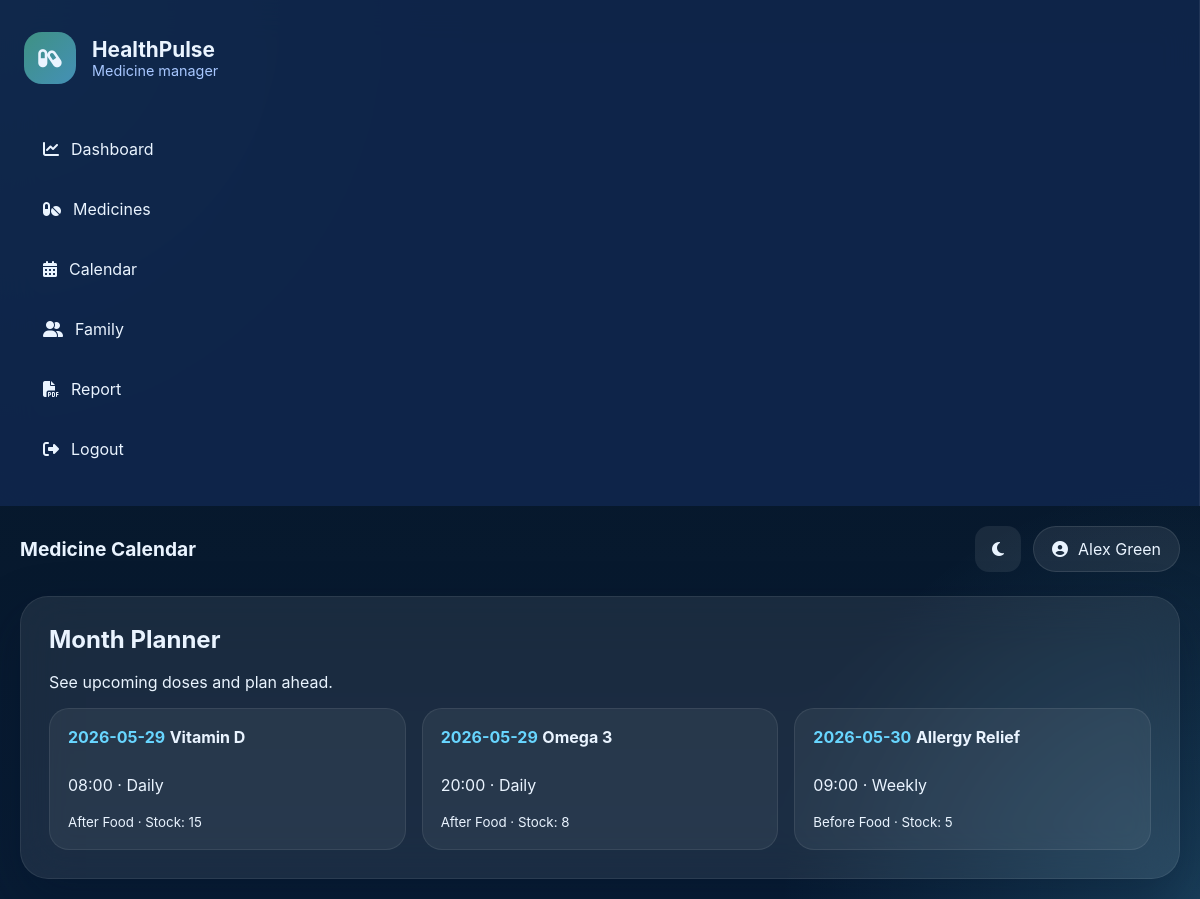
The app's page /calendar (signed in) with its own data.
### tables this page shows
CREATE TABLE users (
        id INTEGER PRIMARY KEY AUTOINCREMENT,
        name TEXT NOT NULL,
        email TEXT NOT NULL UNIQUE,
        password TEXT NOT NULL,
        created_at TEXT NOT NULL
    );

CREATE TABLE medicines (
        id INTEGER PRIMARY KEY AUTOINCREMENT,
        user_id INTEGER NOT NULL,
        name TEXT NOT NULL,
        dosage TEXT,
        date TEXT,
        time TEXT,
        frequency TEXT,
        food_relation TEXT,
        priority TEXT,
        notes TEXT,
        stock INTEGER DEFAULT 0,
        status TEXT DEFAULT 'pending',
        created_at TEXT NOT NULL,
        FOREIGN KEY(user_id) REFERENCES users(id)
    );

### app.py (the view)
    def wrapper(*args, **kwargs):
        if "user_id" not in session:
            return redirect(url_for("login"))
        return route(*args, **kwargs)

### app.py (called while the page is built)
def get_db_connection():
    conn = sqlite3.connect(DB_PATH)
    conn.row_factory = sqlite3.Row
    return conn

def current_user():
    if "user_id" not in session:
        return None
    conn = get_db_connection()
    user = conn.execute("SELECT * FROM users WHERE id = ?", (session["user_id"],)).fetchone()
    conn.close()
    return user

def login_required(route):
    def wrapper(*args, **kwargs):
        if "user_id" not in session:
            return redirect(url_for("login"))
        return route(*args, **kwargs)
    wrapper.__name__ = route.__name__
    return wrapper

@app.route("/calendar")
@login_required
def calendar_view():
    user = current_user()
    conn = get_db_connection()
    medicines = conn.execute(
        "SELECT * FROM medicines WHERE user_id = ? ORDER BY date, time",
        (user["id"],),
    ).fetchall()
    conn.close()
    return render_template("calendar.html", user=user, medicines=medicines)

### templates/calendar.html (shortened to what this page needs)
{% extends 'base.html' %}
{% block page_title %}Medicine Calendar{% endblock %}
{% block content %}
<div class="calendar-shell">
  <div class="glass-card calendar-overview">
    <h2>Month Planner</h2>
    <p>See upcoming doses and plan ahead.</p>
    <div class="calendar-grid">
      {% for med in medicines %}
      <div class="calendar-card {% if med.stock < 5 %}low-stock{% endif %}">
        <span class="calendar-date">{{ med.date }}</span>
        <strong>{{ med.name }}</strong>
        <p>{{ med.time }} · {{ med.frequency }}</p>
        <small>{{ med.food_relation }} · Stock: {{ med.stock }}</small>
      </div>
      {% endfor %}
    </div>
  </div>
</div>
{% endblock %}

### templates/base.html (shortened to what this page needs)
<!DOCTYPE html>
<html lang="en">
  <head>
    <link rel="stylesheet" href="https://cdnjs.cloudflare.com/ajax/libs/font-awesome/6.5.1/css/all.min.css" />
    <link rel="stylesheet" href="/static/css/styles.css" />
  </head>
  <body class="page-body">
    <div class="app-shell">
      <aside class="sidebar">
        <div class="brand">
          <div class="brand-icon"><i class="fas fa-capsules"></i></div>
          <div>
            <h1>HealthPulse</h1>
            <p>Medicine manager</p>
          </div>
        </div>
        <nav class="nav-menu">
          {% if session.user_id %}
          <a href="{{ url_for('dashboard') }}" class="nav-link"><i class="fas fa-chart-line"></i>Dashboard</a>
          <a href="{{ url_for('medicines') }}" class="nav-link"><i class="fas fa-pills"></i>Medicines</a>
          <a href="{{ url_for('calendar_view') }}" class="nav-link"><i class="fas fa-calendar-alt"></i>Calendar</a>
          <a href="{{ url_for('family') }}" class="nav-link"><i class="fas fa-user-friends"></i>Family</a>
          <a href="{{ url_for('report') }}" class="nav-link"><i class="fas fa-file-pdf"></i>Report</a>
          <a href="{{ url_for('logout') }}" class="nav-link"><i class="fas fa-sign-out-alt"></i>Logout</a>
          {% else %}
          <a href="{{ url_for('login') }}" class="nav-link"><i class="fas fa-sign-in-alt"></i>Login</a>
          <a href="{{ url_for('signup') }}" class="nav-link"><i class="fas fa-user-plus"></i>Sign Up</a>
          {% endif %}
        </nav>
      </aside>
      <main class="main-panel">
        <header class="topbar">
          <div class="page-title">{% block page_title %}Dashboard{% endblock %}</div>
          <div class="topbar-actions">
            <button class="btn-icon" id="themeToggle" onclick="toggleTheme()" title="Toggle dark mode">
              <i class="fas fa-moon"></i>
            </button>
            {% if session.user_id %}
            <div class="profile-chip">
              <i class="fas fa-user-circle"></i>
              <span>{{ session.user_name }}</span>
            </div>
            {% endif %}
          </div>
        </header>
        <section class="page-content">
          {% block content %}{% endblock %}
        </section>
      </main>
    </div>
  </body>
</html>

### static/css/styles.css (style rules this page uses)
:root { --bg: #081c34; --surface: rgba(255, 255, 255, 0.12); --surface-strong: rgba(255, 255, 255, 0.18); --border: rgba(255, 255, 255, 0.14); --text: #eaf4ff; --muted: #a8c7ff; --primary: #5fd7a8; --primary-dark: #29a17c; --accent: #68d6ff; --danger: #ff6b6b; --shadow: 0 20px 50px rgba(2, 17, 41, 0.35); font-family: "Inter", "Segoe UI", sans-serif; }
* { box-sizing: border-box; }
html, body { margin: 0; min-height: 100%; background: radial-gradient(circle at top left, rgba(95, 215, 168, 0.25), transparent 28%), radial-gradient(circle at bottom right, rgba(104, 214, 255, 0.18), transparent 28%), linear-gradient(180deg, #051424 0%, #081c34 100%); color: var(--text); font-family: var(--font-family); }
button, input, select, textarea { font: inherit; }
button { cursor: pointer; }
a { color: inherit; text-decoration: none; }
.app-shell { display: grid; grid-template-columns: 280px 1fr; min-height: 100vh; }
.sidebar { background: rgba(16, 39, 76, 0.92); border-right: 1px solid rgba(255, 255, 255, 0.08); padding: 32px 24px; backdrop-filter: blur(18px); }
.brand { display: flex; align-items: center; gap: 16px; margin-bottom: 40px; }
.brand-icon { width: 52px; height: 52px; border-radius: 18px; background: linear-gradient(135deg, rgba(95, 215, 168, 0.6), rgba(104, 214, 255, 0.6)); display: grid; place-items: center; font-size: 1.3rem; }
.brand h1, .brand p { margin: 0; }
.brand h1 { font-size: 1.3rem; }
.brand p { color: var(--muted); font-size: 0.9rem; }
.nav-menu { display: grid; gap: 10px; }
.nav-link { display: flex; align-items: center; gap: 12px; padding: 14px 18px; border-radius: 18px; color: var(--text); border: 1px solid transparent; transition: background 0.25s ease, border-color 0.25s ease; }
.main-panel { padding: 24px 32px; }
.topbar { display: flex; justify-content: space-between; align-items: center; gap: 12px; margin-bottom: 24px; }
.page-title { font-size: 1.2rem; font-weight: 700; }
.topbar-actions { display: flex; align-items: center; gap: 12px; }
.btn-icon { border: none; background: rgba(255, 255, 255, 0.08); color: var(--text); width: 46px; height: 46px; border-radius: 14px; }
.profile-chip { display: inline-flex; align-items: center; gap: 10px; border-radius: 999px; padding: 12px 18px; background: rgba(255, 255, 255, 0.08); border: 1px solid rgba(255, 255, 255, 0.1); }
.page-content { display: grid; gap: 24px; }
.glass-card { background: rgba(255, 255, 255, 0.08); border: 1px solid rgba(255, 255, 255, 0.08); border-radius: 28px; box-shadow: var(--shadow); backdrop-filter: blur(24px); padding: 28px; }
.water-card, .sos-card, .calendar-overview, .report-panel, .edit-panel, .family-form-panel, .family-list-panel { min-height: 200px; }
.auth-panel, .action-panel, .table-panel, .edit-panel, .family-form-panel, .family-list-panel, .report-panel, .calendar-overview { width: 100%; }
.auth-panel h2, .action-panel h2, .report-panel h2, .edit-panel h2, .family-form-panel h2, .calendar-overview h2 { margin: 0 0 18px; }
.calendar-shell { display: grid; gap: 20px; }
.calendar-grid { display: grid; gap: 16px; grid-template-columns: repeat(auto-fit, minmax(240px, 1fr)); }
.calendar-card { background: rgba(255, 255, 255, 0.06); border: 1px solid rgba(255, 255, 255, 0.08); border-radius: 20px; padding: 18px; }
.calendar-date { display: inline-flex; align-items: center; gap: 10px; color: var(--accent); font-weight: 700; margin-bottom: 12px; }
@media (max-width: 1200px) { .app-shell { grid-template-columns: 1fr; } }
@media (max-width: 1200px) { .main-panel { padding: 20px; } }

### records on screen
users: user_name "Alex Green"
medicines: date "2026-05-29", name "Vitamin D", time "08:00", frequency "Daily", food_relation "After Food", stock "15"
medicines: date "2026-05-29", name "Omega 3", time "20:00", frequency "Daily", food_relation "After Food", stock "8"
medicines: date "2026-05-30", name "Allergy Relief", time "09:00", frequency "Weekly", food_relation "Before Food", stock "5"
